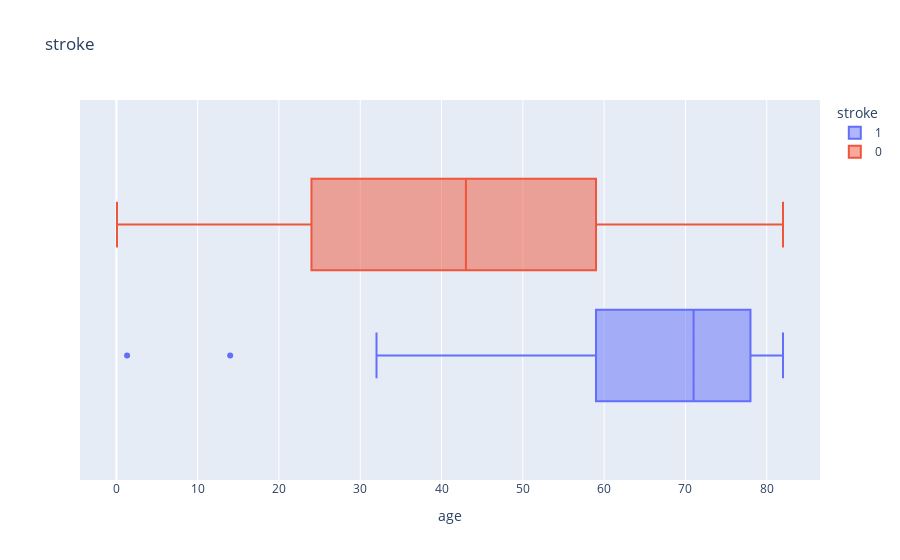

Notebook cell for this chart:
### Code cell
px.box(data, x='age', color='stroke', title='stroke')

### Figure 1 — Plotly figure (JSON) as saved in the notebook; plotly's stock layout.template omitted (floating-point values rounded to 4 significant figures; data arrays with more than 128 entries replaced by an {"elided": "..."} marker saying what was removed)
{"data": [{"alignmentgroup": "True", "hovertemplate": "stroke=1<br>age=%{x}<extra></extra>", "legendgroup": "1", "marker": {"color": "#636efa"}, "name": "1", "notched": false, "offsetgroup": "1", "orientation": "h", "showlegend": true, "type": "box", "x": {"elided": "249 float values"}, "x0": " ", "xaxis": "x", "y0": " ", "yaxis": "y"}, {"alignmentgroup": "True", "hovertemplate": "stroke=0<br>age=%{x}<extra></extra>", "legendgroup": "0", "marker": {"color": "#EF553B"}, "name": "0", "notched": false, "offsetgroup": "0", "orientation": "h", "showlegend": true, "type": "box", "x": {"elided": "4861 float values"}, "x0": " ", "xaxis": "x", "y0": " ", "yaxis": "y"}], "layout": {"boxmode": "group", "legend": {"title": {"text": "stroke"}, "tracegroupgap": 0}, "title": {"text": "stroke"}, "xaxis": {"anchor": "y", "domain": [0, 1], "title": {"text": "age"}}, "yaxis": {"anchor": "x", "domain": [0, 1]}}}
